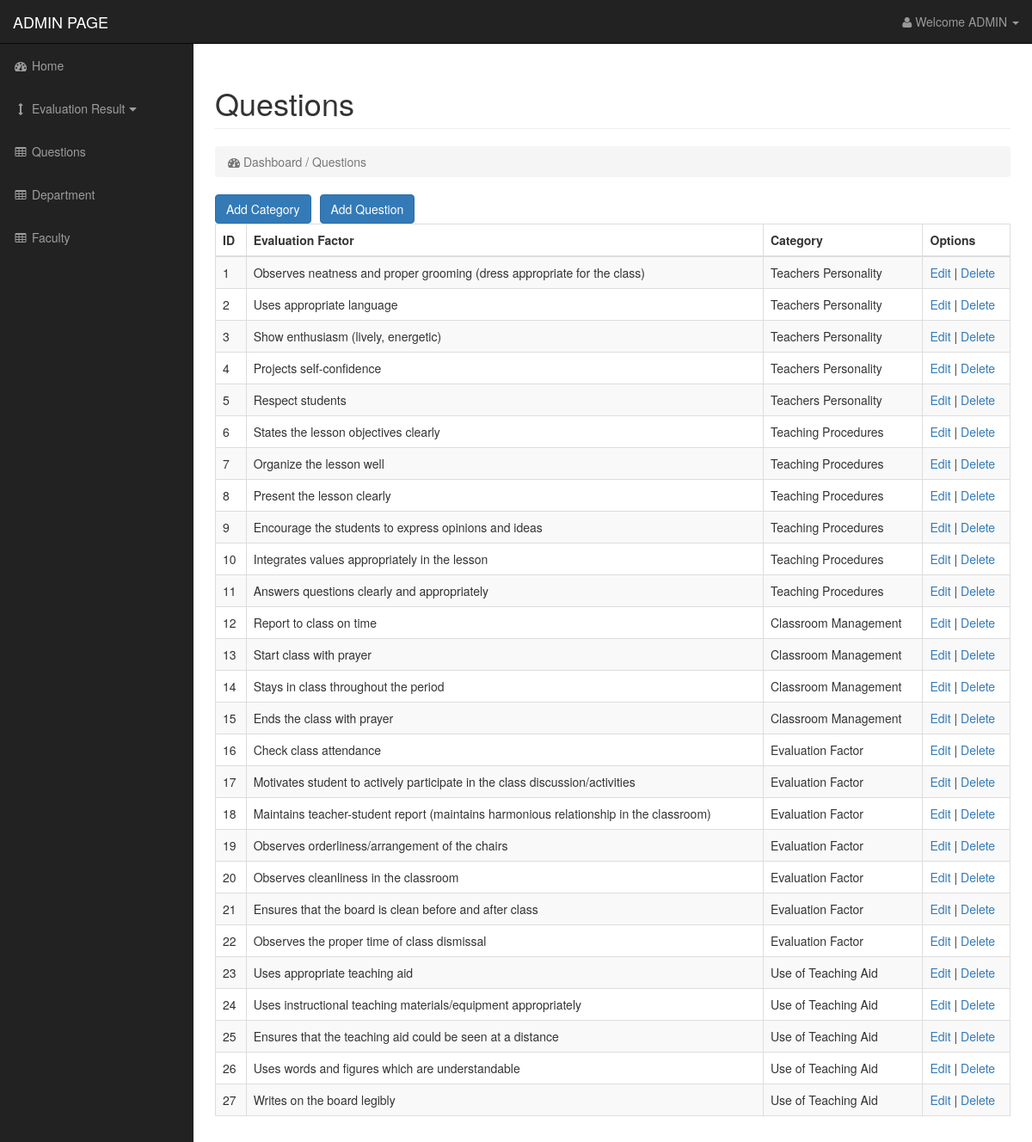
The app's page /questions.php (signed in) with its own data.
### tables this page shows
CREATE TABLE IF NOT EXISTS `question` (
  `Ques_ID` int(11) NOT NULL,
  `Ques_Desc` text NOT NULL,
  `Ques_Category` varchar(100) NOT NULL,
  `Ques_for` text NOT NULL
);

### questions.php (the view, shortened to what this page needs)
<?php
if ($_SESSION['isAdminLoggedIn'] === true)
{
	include("header.php");
	include("navigation.php");
?>
	<div id="page-wrapper">
		<div class="container-fluid">
			<div class="row">
				<div class="col-lg-12">
					<h1 class="page-header">Questions</h1>
					<ol class="breadcrumb">
						<li class="active">
							<i class="fa fa-dashboard"></i> Dashboard / Questions
						</li>
					</ol>
				</div>
			</div>
			<div class="row">
				<div class="col-lg-12">
					<ul class="option-list">
						<li><input type="button" value="Add Category" class="btn btn-primary" id="btnAddCategory" /></li>
						<li><input type="button" value="Add Question" class="btn btn-primary" id="btnAddQuestion" /></li>
					</ul>
				</div>
			</div>
			<div class="row">
				<div class="col-lg-12">
					<div class="table-responsive">
						<table class="table table-bordered table-hover table-striped">
							<thead>
								<tr>
									<th>ID</th>
									<th>Evaluation Factor</th>
									<th>Category</th>
									<th>Options</th>
								</tr>
							</thead>
							<tbody>
								<?php
									$query = mysql_query("SELECT * FROM question");
									while($row = mysql_fetch_array($query))
									{
								?>
									<tr>
										<td><?php echo $row['Ques_ID']; ?></td>
										<td><?php echo $row['Ques_Desc']; ?></td>
										<td><?php echo $row['Ques_Category']; ?></td>
										<td><a href="#">Edit</a>&nbsp;|&nbsp;<a href="#">Delete</a></td>
									</tr>
								<?php } ?>
							</tbody>
						</table>
					</div>
				</div>
			</div>
		</div>
	</div>
<?php
	include("footer.php");
}
else
{
	header("location: index.php");
}?>

### css/customcss.css (style rules this page uses)
ul.option-list { padding: 0; margin: 0; }
ul.option-list li { list-style-type: none; float: left; margin-right: 10px; }

### css/sb-admin.css (style rules this page uses)
body { margin-top: 100px; background-color: #222; }
@media (min-width:768px) { body { margin-top: 50px; } }
#page-wrapper { width: 100%; padding: 0; background-color: #fff; }
@media (min-width:768px) { #page-wrapper { padding: 10px; } }

### records on screen
question: Ques_ID "1", Ques_Desc "Observes neatness and proper grooming (dress appropriate for the class)", Ques_Category "Teachers Personality"
question: Ques_ID "2", Ques_Desc "Uses appropriate language", Ques_Category "Teachers Personality"
question: Ques_ID "3", Ques_Desc "Show enthusiasm (lively, energetic)", Ques_Category "Teachers Personality"
question: Ques_ID "4", Ques_Desc "Projects self-confidence", Ques_Category "Teachers Personality"
question: Ques_ID "5", Ques_Desc "Respect students", Ques_Category "Teachers Personality"
question: Ques_ID "6", Ques_Desc "States the lesson objectives clearly", Ques_Category "Teaching Procedures"
question: Ques_ID "7", Ques_Desc "Organize the lesson well", Ques_Category "Teaching Procedures"
question: Ques_ID "8", Ques_Desc "Present the lesson clearly", Ques_Category "Teaching Procedures"
question: Ques_ID "9", Ques_Desc "Encourage the students to express opinions and ideas", Ques_Category "Teaching Procedures"
question: Ques_ID "10", Ques_Desc "Integrates values appropriately in the lesson", Ques_Category "Teaching Procedures"
question: Ques_ID "11", Ques_Desc "Answers questions clearly and appropriately", Ques_Category "Teaching Procedures"
question: Ques_ID "12", Ques_Desc "Report to class on time", Ques_Category "Classroom Management"
question: Ques_ID "13", Ques_Desc "Start class with prayer", Ques_Category "Classroom Management"
question: Ques_ID "14", Ques_Desc "Stays in class throughout the period", Ques_Category "Classroom Management"
question: Ques_ID "15", Ques_Desc "Ends the class with prayer", Ques_Category "Classroom Management"
question: Ques_ID "16", Ques_Desc "Check class attendance", Ques_Category "Evaluation Factor"
question: Ques_ID "17", Ques_Desc "Motivates student to actively participate in the class discussion/activities", Ques_Category "Evaluation Factor"
question: Ques_ID "18", Ques_Desc "Maintains teacher-student report (maintains harmonious relationship in the classroom)", Ques_Category "Evaluation Factor"
question: Ques_ID "19", Ques_Desc "Observes orderliness/arrangement of the chairs", Ques_Category "Evaluation Factor"
question: Ques_ID "20", Ques_Desc "Observes cleanliness in the classroom", Ques_Category "Evaluation Factor"
question: Ques_ID "21", Ques_Desc "Ensures that the board is clean before and after class", Ques_Category "Evaluation Factor"
question: Ques_ID "22", Ques_Desc "Observes the proper time of class dismissal", Ques_Category "Evaluation Factor"
question: Ques_ID "23", Ques_Desc "Uses appropriate teaching aid", Ques_Category "Use of Teaching Aid"
question: Ques_ID "24", Ques_Desc "Uses instructional teaching materials/equipment appropriately", Ques_Category "Use of Teaching Aid"
question: Ques_ID "25", Ques_Desc "Ensures that the teaching aid could be seen at a distance", Ques_Category "Use of Teaching Aid"
question: Ques_ID "26", Ques_Desc "Uses words and figures which are understandable", Ques_Category "Use of Teaching Aid"
question: Ques_ID "27", Ques_Desc "Writes on the board legibly", Ques_Category "Use of Teaching Aid"
